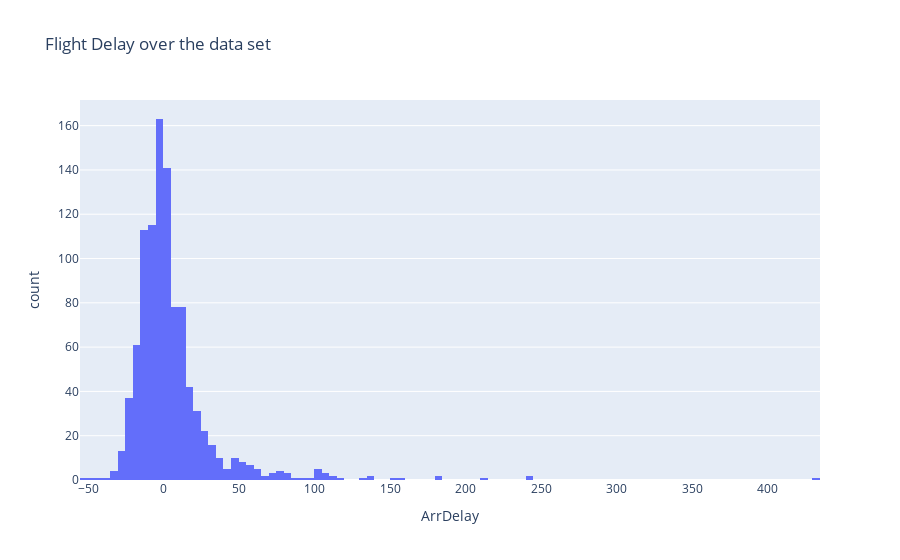

Notebook code for this chart:
### Code cell
#creating Histogram
fig = px.histogram(df,x='ArrDelay',title='Flight Delay over the data set')
fig.show()

### Figure 1 — Plotly figure (JSON) as saved in the notebook; plotly's stock layout.template omitted (floating-point values rounded to 4 significant figures; data arrays with more than 128 entries replaced by an {"elided": "..."} marker saying what was removed)
{"data": [{"alignmentgroup": "True", "bingroup": "x", "hovertemplate": "ArrDelay=%{x}<br>count=%{y}<extra></extra>", "legendgroup": "", "marker": {"color": "#636efa", "pattern": {"shape": ""}}, "name": "", "offsetgroup": "", "orientation": "v", "showlegend": false, "type": "histogram", "x": {"elided": "1000 int values"}, "xaxis": "x", "yaxis": "y"}], "layout": {"barmode": "relative", "legend": {"tracegroupgap": 0}, "title": {"text": "Flight Delay over the data set"}, "xaxis": {"anchor": "y", "domain": [0, 1], "title": {"text": "ArrDelay"}}, "yaxis": {"anchor": "x", "domain": [0, 1], "title": {"text": "count"}}}}
